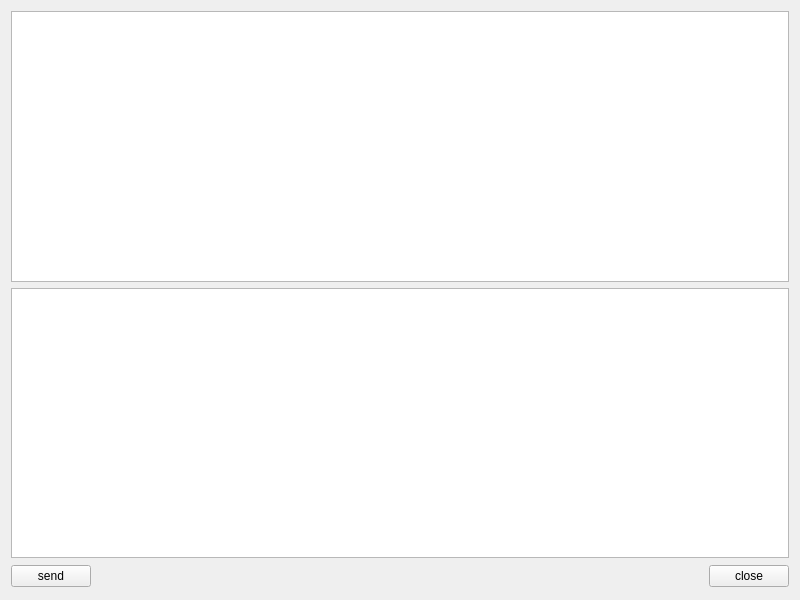
<?xml version="1.0" encoding="UTF-8"?>
<ui version="4.0">
 <class>ServerWidget</class>
 <widget class="QWidget" name="ServerWidget">
  <property name="geometry">
   <rect>
    <x>0</x>
    <y>0</y>
    <width>800</width>
    <height>600</height>
   </rect>
  </property>
  <property name="windowTitle">
   <string>ServerWidget</string>
  </property>
  <layout class="QGridLayout" name="gridLayout">
   <item row="2" column="0">
    <widget class="QPushButton" name="sendButton">
     <property name="text">
      <string>send</string>
     </property>
    </widget>
   </item>
   <item row="2" column="1">
    <spacer name="horizontalSpacer">
     <property name="orientation">
      <enum>Qt::Horizontal</enum>
     </property>
     <property name="sizeHint" stdset="0">
      <size>
       <width>575</width>
       <height>25</height>
      </size>
     </property>
    </spacer>
   </item>
   <item row="2" column="2">
    <widget class="QPushButton" name="closeButton">
     <property name="text">
      <string>close</string>
     </property>
    </widget>
   </item>
   <item row="1" column="0" colspan="3">
    <widget class="QTextEdit" name="writetextEdit"/>
   </item>
   <item row="0" column="0" colspan="3">
    <widget class="QTextEdit" name="readtextEdit"/>
   </item>
  </layout>
 </widget>
 <resources/>
 <connections/>
</ui>
